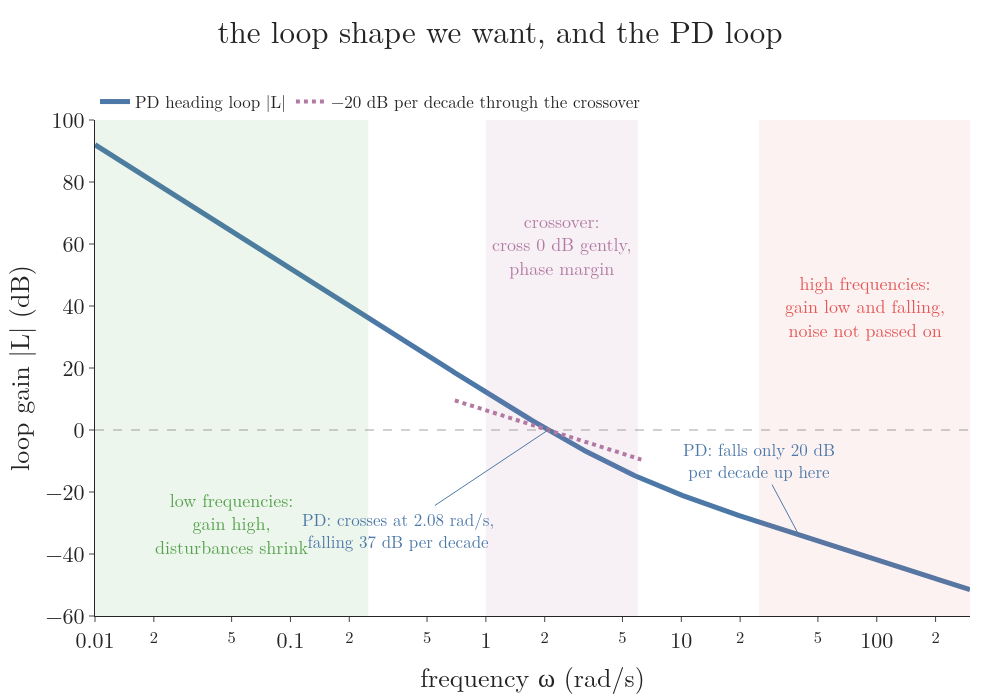

Recreate this plot in Python.
"""The loop shape we want, drawn over the PD heading loop's |L| (blue): high gain at low frequency, where drags and slow
disturbances must shrink; a gentle crossing of 0 dB, near -20 dB per decade, for phase margin; low and falling gain at
high frequency, where sensor noise lives. The PD loop crosses 0 dB at 2.08 rad/s falling at 37 dB per decade (phase
margin 22.6 degrees), and above its zero at 5 rad/s falls only 20 dB per decade, because the derivative keeps raising
the controller's gain. Run: python loop_shape.py -> loop_shape.png"""
from pathlib import Path

import numpy as np
import plotly.graph_objects as go
from gifkit import BLUE, FONT, GREEN, GREY, PURPLE, RED
from loopkit import L_head, db, margins

here = Path(__file__).parent
m = margins(L_head)
wg = m["wgc"]
h = 1e-4
slope = 20 * (np.log10(abs(L_head(1j * wg * (1 + h)))) - np.log10(abs(L_head(1j * wg * (1 - h))))) / (
    np.log10(1 + h) - np.log10(1 - h))
assert abs(wg - 2.08) < 5e-3 and abs(slope + 37.0) < 0.5
w = np.logspace(-2, np.log10(300), 1500)

fig = go.Figure()
fig.add_vrect(x0=0.01, x1=0.25, fillcolor=GREEN, opacity=0.10, line_width=0)
fig.add_vrect(x0=1.0, x1=6.0, fillcolor=PURPLE, opacity=0.10, line_width=0)
fig.add_vrect(x0=25, x1=300, fillcolor=RED, opacity=0.08, line_width=0)
fig.add_hline(y=0, line=dict(color=GREY, width=2, dash="dash"))
fig.add_trace(go.Scatter(x=w, y=db(L_head(1j * w)), line=dict(color=BLUE, width=5), name="PD heading loop |L|"))
ww = np.array([wg / 3, wg * 3])
fig.add_trace(go.Scatter(x=ww, y=-20 * np.log10(ww / wg), mode="lines", line=dict(color=PURPLE, width=4, dash="dot"),
                         name="−20 dB per decade through the crossover"))
fig.add_annotation(x=np.log10(0.05), y=-30, text="low frequencies:<br>gain high,<br>disturbances shrink",
                   showarrow=False, font=dict(size=18, color=GREEN))
fig.add_annotation(x=np.log10(2.45), y=60, text="crossover:<br>cross 0 dB gently,<br>phase margin",
                   showarrow=False, font=dict(size=18, color=PURPLE))
fig.add_annotation(x=np.log10(87), y=40, text="high frequencies:<br>gain low and falling,<br>noise not passed on",
                   showarrow=False, font=dict(size=18, color=RED))
fig.add_annotation(x=np.log10(wg), y=0, text="PD: crosses at 2.08 rad/s,<br>falling 37 dB per decade", ax=-150, ay=100,
                   font=dict(size=17, color=BLUE), arrowcolor=BLUE)
fig.add_annotation(x=np.log10(40), y=db(L_head(40j)), text="PD: falls only 20 dB<br>per decade up here", ax=-40, ay=-75,
                   font=dict(size=17, color=BLUE), arrowcolor=BLUE)
fig.update_xaxes(type="log", title_text="frequency ω (rad/s)", range=[-2, np.log10(300)])
fig.update_yaxes(title_text="loop gain |L| (dB)", range=[-60, 100])
fig.update_layout(template="simple_white", font=FONT, width=1000, height=700, margin=dict(l=90, r=30, t=120, b=70),
                  legend=dict(x=0.0, y=1.0, yanchor="bottom", orientation="h", font=dict(size=17)),
                  title=dict(x=0.5, y=0.97, text="the loop shape we want, and the PD loop"))
fig.write_image(here / "loop_shape.png", scale=1)
